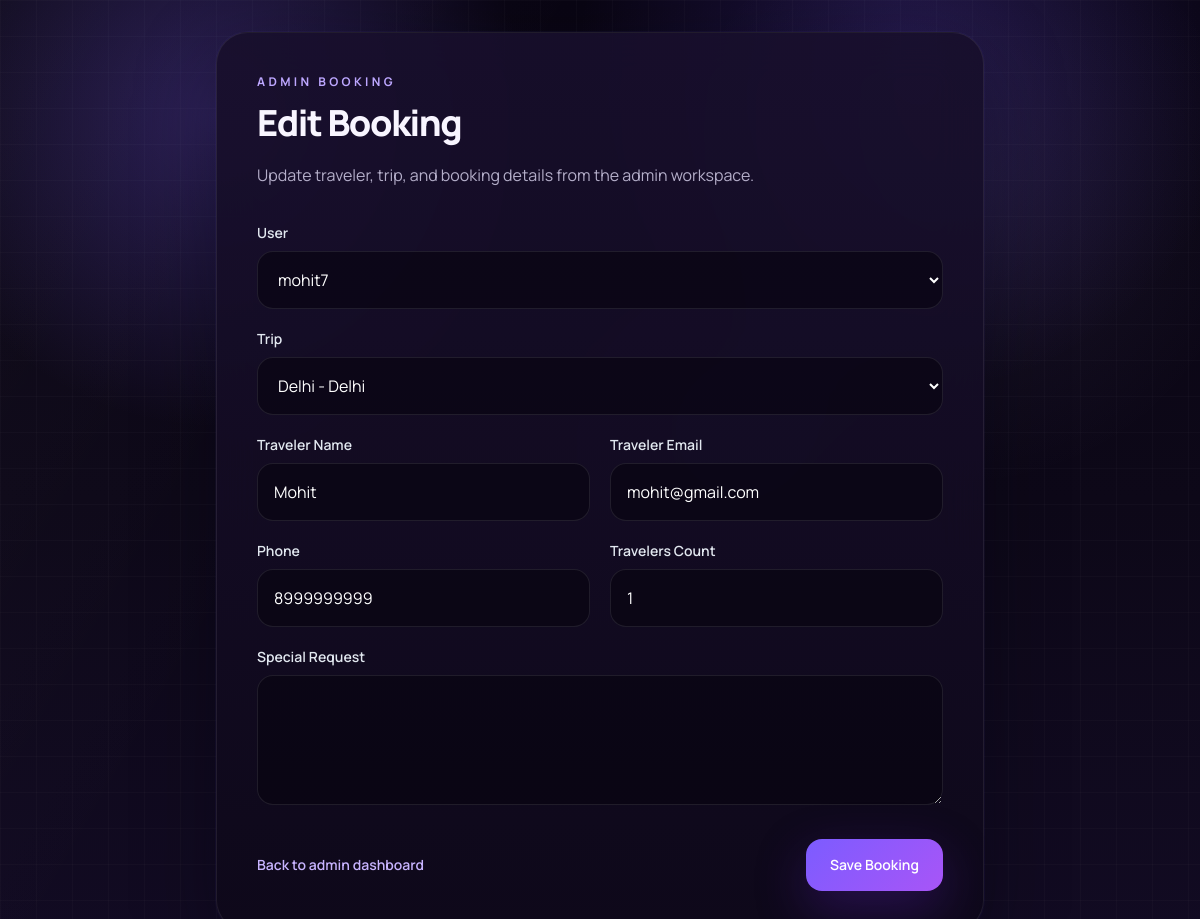
/edit-booking/2/ (signed in), run on the app's committed database.
### planner/models.py (models this page shows, shortened)
class Booking(models.Model):
    trip = models.ForeignKey(Trip, on_delete=models.CASCADE, related_name="bookings")
    user = models.ForeignKey(User, on_delete=models.CASCADE, related_name="trip_bookings")
    traveler_name = models.CharField(max_length=200)
    traveler_email = models.EmailField()
    traveler_phone = models.CharField(max_length=30, blank=True)
    travelers_count = models.PositiveIntegerField(default=1)
    special_request = models.TextField(blank=True)
    booked_at = models.DateTimeField(auto_now_add=True)
    class Meta:
        ordering = ["-booked_at"]

class Trip(models.Model):
    title = models.CharField(max_length=200)
    destination = models.CharField(max_length=200)
    subtitle = models.CharField(max_length=200, blank=True)
    summary = models.TextField(blank=True)
    places_covered = models.TextField(blank=True)
    pricing_details = models.TextField(blank=True)
    review_summary = models.TextField(blank=True)
    review_rating = models.DecimalField(max_digits=3, decimal_places=1, null=True, blank=True)
    gallery_urls = models.TextField(blank=True)
    inclusions = models.TextField(blank=True)
    image_url = models.URLField(blank=True)
    image_file = models.FileField(upload_to="trip_images/", blank=True)
    duration_days = models.PositiveIntegerField(default=3)
    price_label = models.CharField(max_length=100, blank=True)
    trip_style = models.CharField(max_length=100, blank=True)
    created_by = models.ForeignKey(User, on_delete=models.CASCADE)
    is_public = models.BooleanField(default=True)
    created_at = models.DateTimeField(auto_now_add=True)

### planner/views.py (the view)
    def wrapper(request, *args, **kwargs):
        if not request.user.is_superuser:
            return redirect('dashboard')
        return view_func(request, *args, **kwargs)

### planner/views.py (called while the page is built, shortened)
def admin_required(view_func):
    def wrapper(request, *args, **kwargs):
        if not request.user.is_superuser:
            return redirect('dashboard')
        return view_func(request, *args, **kwargs)
    return wrapper

@login_required
@admin_required
def edit_booking(request, id):
    booking = Booking.objects.get(id=id)
    users = User.objects.order_by("username")
    trips = Trip.objects.order_by("destination", "title")
    return render(request, "planner/edit_booking.html", {
        "booking": booking,
        "users": users,
        "trips": trips,
    })

### planner/templates/planner/edit_booking.html (shortened to what this page needs)
{% extends "base.html" %}
{% block content %}
<div class="min-h-screen contour-bg noise-overlay px-4 py-8 text-white md:px-8">
  <div class="mx-auto max-w-3xl">
    <section class="app-panel rounded-[2rem] p-8 md:p-10">
      <p class="section-label">Admin Booking</p>
      <h1 class="hero-title mt-3 text-4xl font-extrabold">Edit Booking</h1>
      <p class="muted-copy mt-4 max-w-2xl text-base leading-8">
        Update traveler, trip, and booking details from the admin workspace.
      </p>
      <form method="POST" class="mt-8 grid gap-5">
        <div>
          <label class="mb-2 block text-sm font-semibold text-slate-200">User</label>
          <select name="user" class="field-shell w-full rounded-2xl px-4 py-4 text-base outline-none transition" required>
            {% for user in users %}
            <option value="{{ user.id }}" {% if booking.user_id == user.id %}selected{% endif %}>{{ user.username }}{% if user.email %} - {{ user.email }}{% endif %}</option>
            {% endfor %}
          </select>
        </div>
        <div>
          <label class="mb-2 block text-sm font-semibold text-slate-200">Trip</label>
          <select name="trip" class="field-shell w-full rounded-2xl px-4 py-4 text-base outline-none transition" required>
            {% for trip in trips %}
            <option value="{{ trip.id }}" {% if booking.trip_id == trip.id %}selected{% endif %}>{{ trip.title }} - {{ trip.destination }}</option>
            {% endfor %}
          </select>
        </div>
        <div class="grid gap-5 md:grid-cols-2">
          <div>
            <label class="mb-2 block text-sm font-semibold text-slate-200">Traveler Name</label>
            <input type="text" name="traveler_name" value="{{ booking.traveler_name }}" class="field-shell w-full rounded-2xl px-4 py-4 text-base outline-none transition" required>
          </div>
          <div>
            <label class="mb-2 block text-sm font-semibold text-slate-200">Traveler Email</label>
            <input type="email" name="traveler_email" value="{{ booking.traveler_email }}" class="field-shell w-full rounded-2xl px-4 py-4 text-base outline-none transition" required>
          </div>
        </div>
        <div class="grid gap-5 md:grid-cols-2">
          <div>
            <label class="mb-2 block text-sm font-semibold text-slate-200">Phone</label>
            <input type="text" name="traveler_phone" value="{{ booking.traveler_phone }}" class="field-shell w-full rounded-2xl px-4 py-4 text-base outline-none transition">
          </div>
          <div>
            <label class="mb-2 block text-sm font-semibold text-slate-200">Travelers Count</label>
            <input type="number" min="1" name="travelers_count" value="{{ booking.travelers_count }}" class="field-shell w-full rounded-2xl px-4 py-4 text-base outline-none transition" required>
          </div>
        </div>
        <div>
          <label class="mb-2 block text-sm font-semibold text-slate-200">Special Request</label>
          <textarea name="special_request" rows="4" class="field-shell w-full rounded-2xl px-4 py-4 text-base outline-none transition">{{ booking.special_request }}</textarea>
        </div>
        <div class="flex flex-wrap items-center justify-between gap-4 pt-2">
          <a href="{% url 'admin_dashboard' %}" class="text-sm font-semibold text-[#c8b4ff] hover:text-white">Back to admin dashboard</a>
          <button type="submit" class="primary-button rounded-2xl px-6 py-4 text-sm font-semibold transition">
            Save Booking
          </button>
        </div>
      </form>
    </section>
  </div>
</div>
{% endblock %}

### planner/templates/base.html (style rules this page uses)
html, body { height: 100%; font-family: "Manrope", sans-serif; background: #090513; color: #f8f5ff; }
body { background-image: radial-gradient(circle at 18% 12%, rgba(124, 92, 255, 0.28), transparent 24%), radial-gradient(circle at 76% 6%, rgba(109, 74, 255, 0.22), transparent 26%), radial-gradient(circle at 62% 44%, rgba(139, 92, 246, 0.10), transparent 18%), linear-gradient(180deg, #090513 0%, #0d0818 52%, #120b23 100%); background-attachment: fixed; }
.contour-bg { background-image: linear-gradient(rgba(255, 255, 255, 0.02) 1px, transparent 1px), linear-gradient(90deg, rgba(255, 255, 255, 0.02) 1px, transparent 1px); background-size: 36px 36px; }
.noise-overlay { position: relative; isolation: isolate; }
.noise-overlay::before { content: ""; position: absolute; inset: 0; background: linear-gradient(120deg, rgba(255, 255, 255, 0.025), transparent 35%), radial-gradient(circle at 80% 20%, rgba(196, 181, 253, 0.08), transparent 24%); pointer-events: none; z-index: -1; }
.app-panel { background: linear-gradient(180deg, rgba(24, 15, 44, 0.92), rgba(14, 9, 26, 0.92)); border: 1px solid rgba(255, 255, 255, 0.08); box-shadow: 0 0 0 1px rgba(124, 92, 255, 0.05), 0 24px 80px rgba(5, 2, 16, 0.34); backdrop-filter: blur(22px); }
.section-label { font-size: 0.75rem; font-weight: 700; letter-spacing: 0.28em; text-transform: uppercase; color: #bda7ff; }
.hero-title { color: #f8f5ff; letter-spacing: -0.04em; }
.muted-copy { color: #b4aec9; }
.primary-button { background: linear-gradient(135deg, #7c5cff, #a855f7); color: #ffffff; box-shadow: 0 18px 50px rgba(91, 33, 182, 0.34); }
.field-shell { background: rgba(9, 5, 19, 0.68); border: 1px solid rgba(255, 255, 255, 0.09); color: #ffffff; }

### data on the page
Booking: user "mohit7", trip "Delhi - Delhi", traveler_name "Mohit", traveler_email "mohit@gmail.com", traveler_phone "8999999999", travelers_count "1"
